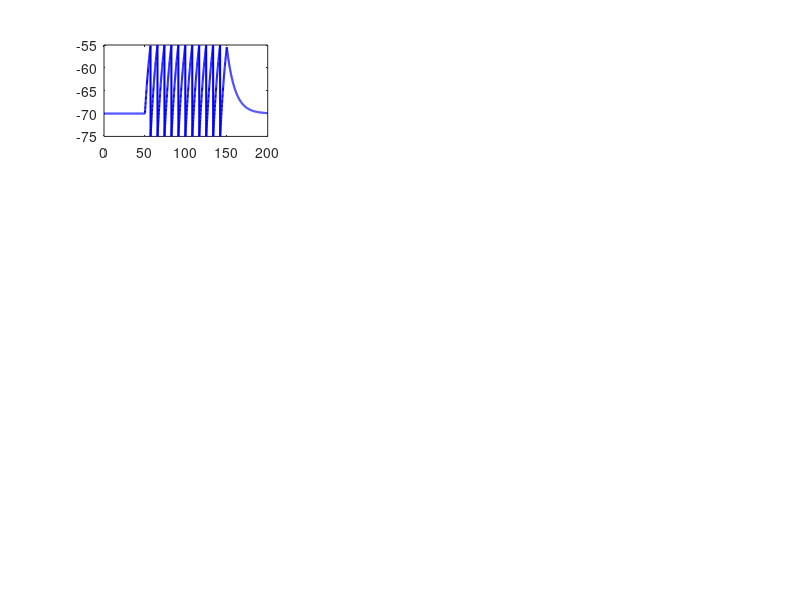

The MATLAB script that drew this image: (Note: this script raises an error after producing the figure.)
%% Integrate-and-Fire Neuron Models
% This tutorial implements various integrate-and-fire neuron models
% Author: BrainyBrain Learning Repository
% Topics: LIF, Exponential IF, Adaptive IF models

%% Setup
clear all;
close all;
clc;

fprintf('=== Integrate-and-Fire Neuron Models ===\n\n');

%% Section 1: Leaky Integrate-and-Fire (LIF) Model
fprintf('=== Section 1: Leaky Integrate-and-Fire Model ===\n');

% Parameters
tau_m = 10; % Membrane time constant (ms)
V_rest = -70; % Resting potential (mV)
V_threshold = -55; % Spike threshold (mV)
V_reset = -75; % Reset potential (mV)
R_m = 10; % Membrane resistance (MOhm)

% Simulation parameters
dt = 0.1; % Time step (ms)
t_max = 200; % Simulation duration (ms)
t = 0:dt:t_max;
n_steps = length(t);

% Initialize
V_lif = V_rest * ones(size(t));
spike_times_lif = [];

% Input current (step current)
I_input = zeros(size(t));
I_input(t >= 50 & t < 150) = 3; % 3 nA for 100 ms

% Simulate LIF
for i = 1:n_steps-1
    % Integrate
    dV = (-(V_lif(i) - V_rest) + R_m * I_input(i)) / tau_m;
    V_lif(i+1) = V_lif(i) + dt * dV;
    
    % Check for spike
    if V_lif(i+1) >= V_threshold
        V_lif(i+1) = V_reset; % Reset
        spike_times_lif = [spike_times_lif, t(i+1)];
    end
end

num_spikes_lif = length(spike_times_lif);
fprintf('LIF Model:\n');
fprintf('  Generated %d spikes\n', num_spikes_lif);
if num_spikes_lif > 1
    fprintf('  Mean ISI: %.2f ms (%.1f Hz)\n\n', mean(diff(spike_times_lif)), 1000/mean(diff(spike_times_lif)));
else
    fprintf('\n');
end

%% Section 2: Exponential Integrate-and-Fire (EIF) Model
fprintf('=== Section 2: Exponential Integrate-and-Fire Model ===\n');

% Additional parameters for EIF
Delta_T = 2; % Slope factor (mV)
V_T = -50; % Threshold potential (mV)

% Initialize
V_eif = V_rest * ones(size(t));
spike_times_eif = [];

% Simulate EIF
for i = 1:n_steps-1
    % Exponential term
    exp_term = Delta_T * exp((V_eif(i) - V_T) / Delta_T);
    
    % Integrate
    dV = (-(V_eif(i) - V_rest) + exp_term + R_m * I_input(i)) / tau_m;
    V_eif(i+1) = V_eif(i) + dt * dV;
    
    % Check for spike (using higher threshold due to exponential)
    if V_eif(i+1) >= V_threshold + 20
        V_eif(i+1) = V_reset;
        spike_times_eif = [spike_times_eif, t(i+1)];
    end
end

num_spikes_eif = length(spike_times_eif);
fprintf('EIF Model:\n');
fprintf('  Generated %d spikes\n', num_spikes_eif);
if num_spikes_eif > 1
    fprintf('  Mean ISI: %.2f ms (%.1f Hz)\n\n', mean(diff(spike_times_eif)), 1000/mean(diff(spike_times_eif)));
else
    fprintf('\n');
end

%% Section 3: Adaptive Exponential IF (AdEx) Model
fprintf('=== Section 3: Adaptive Exponential IF Model ===\n');

% Additional parameters for AdEx
tau_w = 30; % Adaptation time constant (ms)
a = 2; % Subthreshold adaptation (nS)
b = 60; % Spike-triggered adaptation (pA)

% Initialize
V_adex = V_rest * ones(size(t));
w = zeros(size(t)); % Adaptation variable
spike_times_adex = [];

% Simulate AdEx
for i = 1:n_steps-1
    % Exponential term
    exp_term = Delta_T * exp((V_adex(i) - V_T) / Delta_T);
    
    % Voltage dynamics
    dV = (-(V_adex(i) - V_rest) + exp_term - w(i) + R_m * I_input(i)) / tau_m;
    V_adex(i+1) = V_adex(i) + dt * dV;
    
    % Adaptation dynamics
    dw = (a * (V_adex(i) - V_rest) - w(i)) / tau_w;
    w(i+1) = w(i) + dt * dw;
    
    % Check for spike
    if V_adex(i+1) >= V_threshold + 20
        V_adex(i+1) = V_reset;
        w(i+1) = w(i+1) + b; % Increase adaptation
        spike_times_adex = [spike_times_adex, t(i+1)];
    end
end

num_spikes_adex = length(spike_times_adex);
fprintf('AdEx Model:\n');
fprintf('  Generated %d spikes\n', num_spikes_adex);
if num_spikes_adex > 1
    fprintf('  Mean ISI: %.2f ms (%.1f Hz)\n', mean(diff(spike_times_adex)), 1000/mean(diff(spike_times_adex)));
    fprintf('  Note: Adaptation causes spike frequency decline\n\n');
else
    fprintf('\n');
end

%% Section 4: Visualization
fprintf('=== Section 4: Visualization ===\n');

figure('Name', 'IF Models Comparison', 'Position', [100 100 1200 900]);

% LIF Model
subplot(4,3,1);
plot(t, V_lif, 'b-', 'LineWidth', 1.5);
hold on;
yline(V_threshold, 'r--', 'Threshold');
yline(V_rest, 'k:', 'Rest');
xlabel('Time (ms)');
ylabel('V (mV)');
title('LIF - Membrane Potential');
grid on;

subplot(4,3,2);
plot(t, I_input, 'k-', 'LineWidth', 1.5);
xlabel('Time (ms)');
ylabel('I (nA)');
title('Input Current');
grid on;

subplot(4,3,3);
if ~isempty(spike_times_lif)
    isis_lif = diff(spike_times_lif);
    plot(spike_times_lif(2:end), isis_lif, 'bo-', 'LineWidth', 1.5, 'MarkerFaceColor', 'b');
    xlabel('Time (ms)');
    ylabel('ISI (ms)');
    title('LIF - Inter-Spike Intervals');
    grid on;
else
    text(0.5, 0.5, 'No spikes', 'HorizontalAlignment', 'center');
end

% EIF Model
subplot(4,3,4);
plot(t, V_eif, 'r-', 'LineWidth', 1.5);
hold on;
yline(V_T, 'g--', 'V_T');
yline(V_rest, 'k:', 'Rest');
xlabel('Time (ms)');
ylabel('V (mV)');
title('EIF - Membrane Potential');
grid on;

subplot(4,3,5);
% Phase plane
V_range = -80:0.1:-40;
dV_lif = (-(V_range - V_rest)) / tau_m;
exp_term_plot = Delta_T * exp((V_range - V_T) / Delta_T);
dV_eif = (-(V_range - V_rest) + exp_term_plot) / tau_m;

plot(V_range, dV_lif, 'b-', 'LineWidth', 1.5); hold on;
plot(V_range, dV_eif, 'r-', 'LineWidth', 1.5);
xlabel('V (mV)');
ylabel('dV/dt (mV/ms)');
title('Phase Plane');
legend('LIF', 'EIF');
grid on;

subplot(4,3,6);
if ~isempty(spike_times_eif)
    isis_eif = diff(spike_times_eif);
    plot(spike_times_eif(2:end), isis_eif, 'ro-', 'LineWidth', 1.5, 'MarkerFaceColor', 'r');
    xlabel('Time (ms)');
    ylabel('ISI (ms)');
    title('EIF - Inter-Spike Intervals');
    grid on;
else
    text(0.5, 0.5, 'No spikes', 'HorizontalAlignment', 'center');
end

% AdEx Model
subplot(4,3,7);
plot(t, V_adex, 'g-', 'LineWidth', 1.5);
hold on;
yline(V_T, 'r--', 'V_T');
yline(V_rest, 'k:', 'Rest');
xlabel('Time (ms)');
ylabel('V (mV)');
title('AdEx - Membrane Potential');
grid on;

subplot(4,3,8);
plot(t, w, 'm-', 'LineWidth', 1.5);
xlabel('Time (ms)');
ylabel('w (pA)');
title('AdEx - Adaptation Current');
grid on;

subplot(4,3,9);
if ~isempty(spike_times_adex)
    isis_adex = diff(spike_times_adex);
    plot(spike_times_adex(2:end), isis_adex, 'go-', 'LineWidth', 1.5, 'MarkerFaceColor', 'g');
    xlabel('Time (ms)');
    ylabel('ISI (ms)');
    title('AdEx - Inter-Spike Intervals');
    grid on;
else
    text(0.5, 0.5, 'No spikes', 'HorizontalAlignment', 'center');
end

% Comparison
subplot(4,3,10:12);
hold on;
for i = 1:length(spike_times_lif)
    plot([spike_times_lif(i), spike_times_lif(i)], [0.5, 1.5], 'b-', 'LineWidth', 2);
end
for i = 1:length(spike_times_eif)
    plot([spike_times_eif(i), spike_times_eif(i)], [1.6, 2.6], 'r-', 'LineWidth', 2);
end
for i = 1:length(spike_times_adex)
    plot([spike_times_adex(i), spike_times_adex(i)], [2.7, 3.7], 'g-', 'LineWidth', 2);
end
xlim([0 t_max]);
ylim([0 4]);
yticks([1 2 3]);
yticklabels({'LIF', 'EIF', 'AdEx'});
xlabel('Time (ms)');
title('Spike Raster Comparison');
grid on;

fprintf('Created comparison plots\n\n');

%% Section 5: F-I Curves Comparison
fprintf('=== Section 5: F-I Curves ===\n');

I_range = 0:0.5:6; % Range of input currents (nA)
fr_lif = zeros(size(I_range));
fr_eif = zeros(size(I_range));
fr_adex = zeros(size(I_range));

t_fi = 0:dt:500; % Longer simulation for F-I

for idx = 1:length(I_range)
    I_curr = I_range(idx);
    
    % LIF
    V = V_rest;
    spikes = 0;
    for i = 1:length(t_fi)-1
        dV = (-(V - V_rest) + R_m * I_curr) / tau_m;
        V = V + dt * dV;
        if V >= V_threshold
            V = V_reset;
            spikes = spikes + 1;
        end
    end
    fr_lif(idx) = spikes / (t_fi(end)/1000);
    
    % EIF
    V = V_rest;
    spikes = 0;
    for i = 1:length(t_fi)-1
        exp_term = Delta_T * exp((V - V_T) / Delta_T);
        dV = (-(V - V_rest) + exp_term + R_m * I_curr) / tau_m;
        V = V + dt * dV;
        if V >= V_threshold + 20
            V = V_reset;
            spikes = spikes + 1;
        end
    end
    fr_eif(idx) = spikes / (t_fi(end)/1000);
    
    % AdEx
    V = V_rest;
    w_val = 0;
    spikes = 0;
    for i = 1:length(t_fi)-1
        exp_term = Delta_T * exp((V - V_T) / Delta_T);
        dV = (-(V - V_rest) + exp_term - w_val + R_m * I_curr) / tau_m;
        V = V + dt * dV;
        dw = (a * (V - V_rest) - w_val) / tau_w;
        w_val = w_val + dt * dw;
        if V >= V_threshold + 20
            V = V_reset;
            w_val = w_val + b;
            spikes = spikes + 1;
        end
    end
    fr_adex(idx) = spikes / (t_fi(end)/1000);
end

figure('Name', 'F-I Curves Comparison');
plot(I_range, fr_lif, 'b-o', 'LineWidth', 2, 'MarkerFaceColor', 'b'); hold on;
plot(I_range, fr_eif, 'r-s', 'LineWidth', 2, 'MarkerFaceColor', 'r');
plot(I_range, fr_adex, 'g-d', 'LineWidth', 2, 'MarkerFaceColor', 'g');
xlabel('Input Current (nA)');
ylabel('Firing Rate (Hz)');
title('F-I Curves: Model Comparison');
legend('LIF', 'EIF', 'AdEx');
grid on;

fprintf('Computed F-I curves\n\n');

%% Summary
fprintf('=== Tutorial Summary ===\n');
fprintf('Implemented models:\n');
fprintf('  - Leaky Integrate-and-Fire (LIF)\n');
fprintf('  - Exponential Integrate-and-Fire (EIF)\n');
fprintf('  - Adaptive Exponential IF (AdEx)\n\n');
fprintf('Key differences:\n');
fprintf('  - LIF: Linear subthreshold dynamics\n');
fprintf('  - EIF: Exponential spike initiation\n');
fprintf('  - AdEx: Spike frequency adaptation\n\n');

fprintf('=== Tutorial Complete! ===\n');
fprintf('Next: Network models\n');
